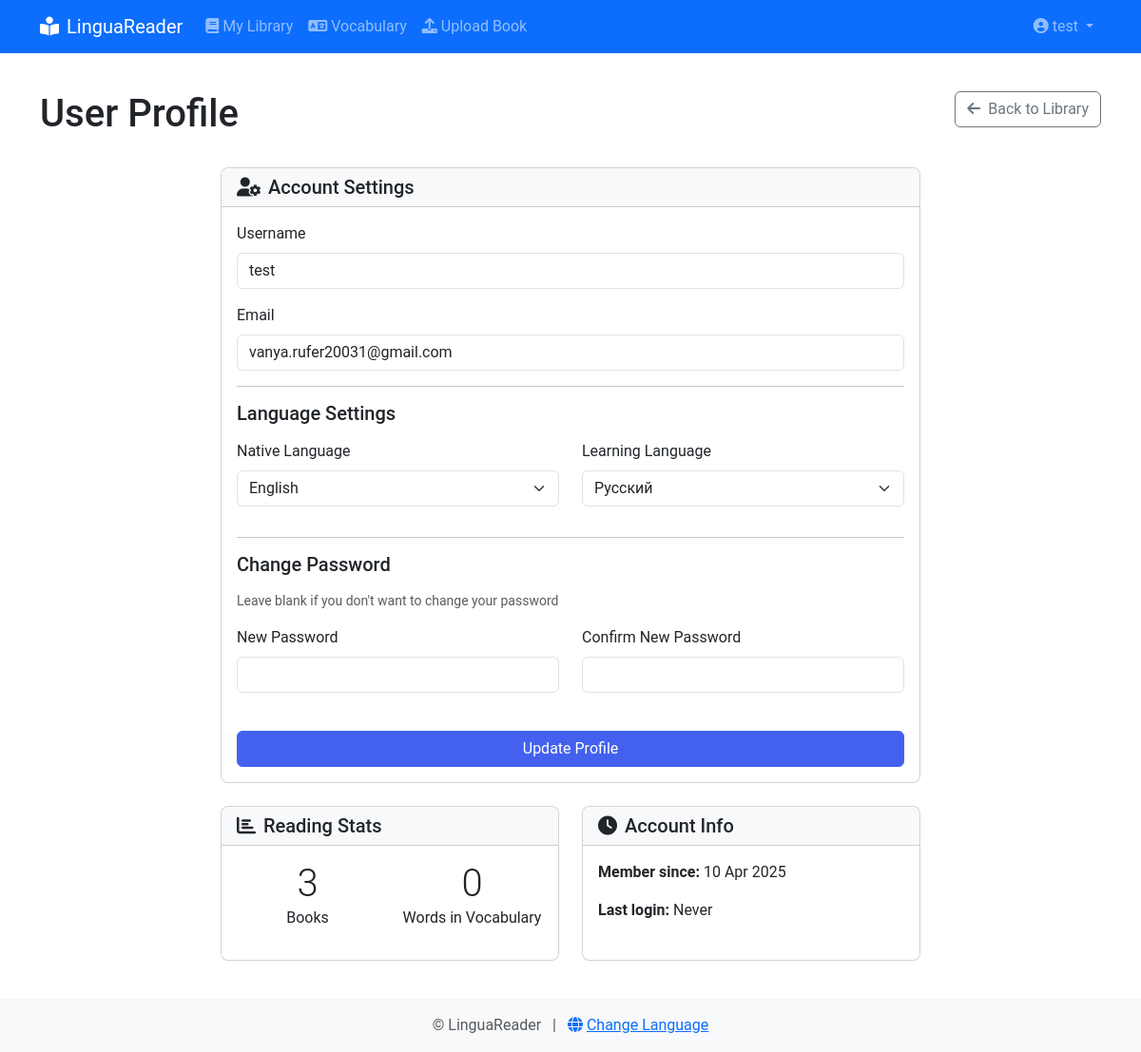
Page /auth/profile (signed in) on the committed database.
### app/models/__init__.py (models this page shows, shortened)
class User(db.Model, UserMixin):
    __tablename__ = 'users'
    id = db.Column(db.Integer, primary_key=True)
    username = db.Column(db.String(64), unique=True, index=True)
    email = db.Column(db.String(120), unique=True, index=True)
    password_hash = db.Column(db.String(256))
    native_language = db.Column(db.String(5), default='en')
    learning_language = db.Column(db.String(5), default='de')
    created_at = db.Column(db.DateTime, default=datetime.utcnow)
    last_login = db.Column(db.DateTime, nullable=True)
    books = db.relationship('Book', backref='owner', lazy='dynamic')
    vocabulary_items = db.relationship('VocabularyItem', backref='user', lazy='dynamic')

### app/routes/auth.py (the view, shortened to what this page needs)
@auth.route('/profile', methods=['GET', 'POST'])
@login_required
def profile():
    form = ProfileForm(original_username=current_user.username,
                       original_email=current_user.email)
    if request.method == 'GET':
        form.username.data = current_user.username
        form.email.data = current_user.email
        form.native_language.data = current_user.native_language
        form.learning_language.data = current_user.learning_language
    books_count = Book.query.filter_by(user_id=current_user.id).count()
    vocab_count = VocabularyItem.query.filter_by(user_id=current_user.id).count()
    user_stats = {'books': books_count, 'words': vocab_count}
    return render_template('auth/profile.html', title='User Profile',
                           form=form, user_stats=user_stats)

### app/forms/auth_forms.py (shortened to what this page needs)
class ProfileForm(FlaskForm):
    username = StringField(_l('Username'), validators=[DataRequired(), Length(min=3, max=64)])
    email = StringField(_l('Email'), validators=[DataRequired(), Email(), Length(max=120)])
    password = PasswordField(_l('New Password'), validators=[Length(min=8)])
    password2 = PasswordField(
        _l('Confirm New Password'),
        validators=[EqualTo('password', message='Passwords must match')]
    )
    native_language = SelectField(_l('Native Language'), choices=[
        ('en', 'English'), ('de', 'Deutsch'), ('fr', 'Français'),
        ('es', 'Español'), ('it', 'Italiano'), ('pl', 'Polski'), ('ru', 'Русский')
    ])
    learning_language = SelectField(_l('Learning Language'), choices=[
        ('en', 'English'), ('de', 'Deutsch'), ('fr', 'Français'),
        ('es', 'Español'), ('it', 'Italiano'), ('pl', 'Polski'), ('ru', 'Русский')
    ])
    submit = SubmitField(_l('Update Profile'))

### app/__init__.py (called while the page is built)
@login_manager.user_loader
def load_user(user_id):
    return User.query.get(int(user_id))

### app/templates/auth/profile.html (shortened to what this page needs)
{% extends "layout.html" %}
{% block content %}
<div class="row mb-4">
    <div class="col">
        <h1>{{ _('User Profile') }}</h1>
    </div>
    <div class="col-auto">
        <a href="{{ url_for('book.library') }}" class="btn btn-outline-secondary">
            <i class="fas fa-arrow-left me-1"></i> {{ _('Back to Library') }}
        </a>
    </div>
</div>
<div class="row">
    <div class="col-lg-8 mx-auto">
        <div class="card">
            <div class="card-header bg-light">
                <h5 class="mb-0">
                    <i class="fas fa-user-cog me-2"></i>{{ _('Account Settings') }}
                </h5>
            </div>
            <div class="card-body">
                <form method="POST" action="{{ url_for('auth.profile') }}">
                    <div class="mb-3">
                        {{ form.username.label(class="form-label") }}
                        {{ form.username(class="form-control") }}
                    </div>
                    <div class="mb-3">
                        {{ form.email.label(class="form-label") }}
                        {{ form.email(class="form-control") }}
                    </div>
                    <hr>
                    <h5 class="mb-3">{{ _('Language Settings') }}</h5>
                    <div class="row">
                        <div class="col-md-6 mb-3">
                            {{ form.native_language.label(class="form-label") }}
                            {{ form.native_language(class="form-select") }}
                        </div>
                        <div class="col-md-6 mb-3">
                            {{ form.learning_language.label(class="form-label") }}
                            {{ form.learning_language(class="form-select") }}
                        </div>
                    </div>
                    <hr>
                    <h5 class="mb-3">{{ _('Change Password') }}</h5>
                    <p class="text-muted small">{{ _('Leave blank if you don\'t want to change your password') }}</p>
                    <div class="row">
                        <div class="col-md-6 mb-3">
                            {{ form.password.label(class="form-label") }}
                            {{ form.password(class="form-control") }}
                        </div>
                        <div class="col-md-6 mb-3">
                            {{ form.password2.label(class="form-label") }}
                            {{ form.password2(class="form-control") }}
                        </div>
                    </div>
                    <div class="d-grid gap-2 mt-4">
                        {{ form.submit(class="btn btn-primary") }}
                    </div>
                </form>
            </div>
        </div>
        <div class="row mt-4">
            <div class="col-md-6 mb-3">
                <div class="card h-100">
                    <div class="card-header bg-light">
                        <h5 class="mb-0"><i class="fas fa-chart-bar me-2"></i>{{ _('Reading Stats') }}</h5>
                    </div>
                    <div class="card-body text-center">
                        <div class="row">
                            <div class="col-6">
                                <div class="display-6">{{ user_stats.books|default(0) }}</div>
                                <p>{{ _('Books') }}</p>
                            </div>
                            <div class="col-6">
                                <div class="display-6">{{ user_stats.words|default(0) }}</div>
                                <p>{{ _('Words in Vocabulary') }}</p>
                            </div>
                        </div>
                    </div>
                </div>
            </div>
            <div class="col-md-6 mb-3">
                <div class="card h-100">
                    <div class="card-header bg-light">
                        <h5 class="mb-0"><i class="fas fa-clock me-2"></i>{{ _('Account Info') }}</h5>
                    </div>
                    <div class="card-body">
                        <p><strong>{{ _('Member since') }}:</strong> {{ current_user.created_at.strftime('%d %b %Y') }}</p>
                        <p><strong>{{ _('Last login') }}:</strong> {{ current_user.last_login.strftime('%d %b %Y %H:%M') if current_user.last_login else _('Never') }}</p>
                    </div>
                </div>
            </div>
        </div>
    </div>
</div>
{% endblock %}

### app/templates/layout.html (shortened to what this page needs)
{% block doc %}<!DOCTYPE html>
<html lang="{{ session.get('locale', 'en') }}">
<head>
    <link href="https://cdn.jsdelivr.net/npm/bootstrap@5.3.0-alpha1/dist/css/bootstrap.min.css" rel="stylesheet">
    <link rel="stylesheet" href="https://cdnjs.cloudflare.com/ajax/libs/font-awesome/6.0.0/css/all.min.css">
    <link rel="stylesheet" href="{{ url_for('static', filename='css/style.css') }}">
</head>
<body class="{% block body_class %}{% endblock %}">
    <nav class="navbar navbar-expand-lg navbar-dark bg-primary">
        <div class="container">
            <a class="navbar-brand" href="{{ url_for('book.library') }}">
                <i class="fas fa-book-reader me-2"></i>{{ _('LinguaReader') }}
            </a>
            <div class="collapse navbar-collapse" id="navbarNav">
                <ul class="navbar-nav me-auto">
                    {% if current_user.is_authenticated %}
                    <li class="nav-item">
                        <a class="nav-link {% if request.endpoint == 'book.library' %}active{% endif %}" href="{{ url_for('book.library') }}">
                            <i class="fas fa-book me-1"></i>{{ _('My Library') }}
                        </a>
                    </li>
                    <li class="nav-item">
                        <a class="nav-link {% if request.endpoint == 'reader.vocabulary' %}active{% endif %}" href="{{ url_for('reader.vocabulary') }}">
                            <i class="fas fa-language me-1"></i>{{ _('Vocabulary') }}
                        </a>
                    </li>
                    <li class="nav-item">
                        <a class="nav-link {% if request.endpoint == 'book.upload' %}active{% endif %}" href="{{ url_for('book.upload') }}">
                            <i class="fas fa-upload me-1"></i>{{ _('Upload Book') }}
                        </a>
                    </li>
                    {% endif %}
                </ul>
                <ul class="navbar-nav">
                    {% if current_user.is_authenticated %}
                    <li class="nav-item dropdown">
                        <a class="nav-link dropdown-toggle" href="#" id="userDropdown" role="button" data-bs-toggle="dropdown">
                            <i class="fas fa-user-circle me-1"></i>{{ current_user.username }}
                        </a>
                    </li>
                    {% endif %}
                </ul>
            </div>
        </div>
    </nav>
    <main class="container my-4">
        {% block content %}{% endblock %}
    </main>
    <footer class="bg-light py-3 mt-auto">
        <div class="container text-center">
            <p class="text-muted mb-0">
                &copy; {{ _('LinguaReader') }} {{ now.year }}
                <span class="mx-2">|</span>
                <a href="#" data-bs-toggle="modal" data-bs-target="#languageModal">
                    <i class="fas fa-globe me-1"></i>{{ _('Change Language') }}
                </a>
            </p>
        </div>
    </footer>
</body>
</html>{% endblock %}

### app/static/css/style.css (style rules this page uses)
:root { --primary-color: #4361ee; --secondary-color: #3f37c9; --accent-color: #4895ef; --success-color: #4cc9f0; --warning-color: #f72585; --info-color: #560bad; --light-color: #f8f9fa; --dark-color: #212529; }
body { font-family: 'Roboto', 'Segoe UI', sans-serif; min-height: 100vh; display: flex; flex-direction: column; }
main { flex: 1 0 auto; }
footer { flex-shrink: 0; margin-top: auto; }
.card { transition: transform 0.2s, box-shadow 0.2s; border-radius: 0.5rem; overflow: hidden; }
.btn-primary { background-color: var(--primary-color); border-color: var(--primary-color); }

### rows in the picture
User: username "test", email "vanya.rufer20031@gmail.com", native_language "English", learning_language "Русский", created_at "10 Apr 2025", last_login "Never"

### other values in the picture
{{ user_stats.books|default(0) }} "3"
{{ user_stats.words|default(0) }} "0"
